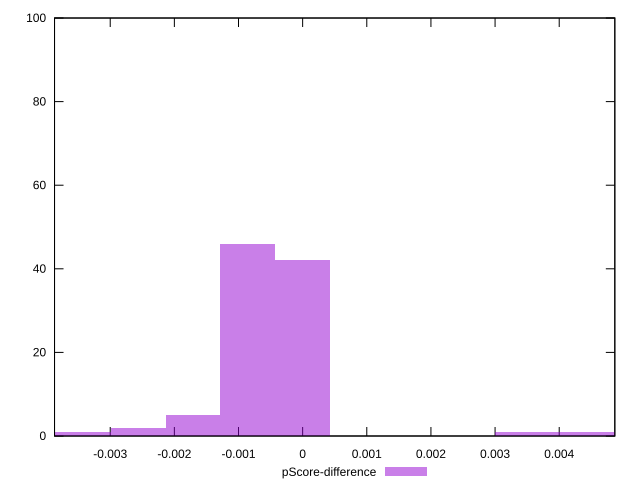

Reproduce this figure in gnuplot.
reset

$pScoreDifference <<EOF
-0.0008548652963877093 46
0 42
-0.002564595889163128 2
0.0042743264819385465 1
-0.0017097305927754186 5
0.0034194611855508372 1
-0.0034194611855508372 1
-0.0042743264819385465 1
0.005129191778326256 1
EOF

set key outside below
set boxwidth 0.0008548652963877093
set xrange [-0.0038682793613342703:0.0048670477654855215]
set yrange [0:100]
set trange [0:100]
set style fill transparent solid 0.5 noborder
set terminal svg size 640, 490 enhanced background rgb 'white'
set output "report_00009_2021-02-08T22-37-41.559Z/mainthread-work-breakdown/samples/pages+cached+noadtech+nomedia+nocss/pScore-difference/histogram.svg"

plot $pScoreDifference title "pScore-difference" with boxes

reset
